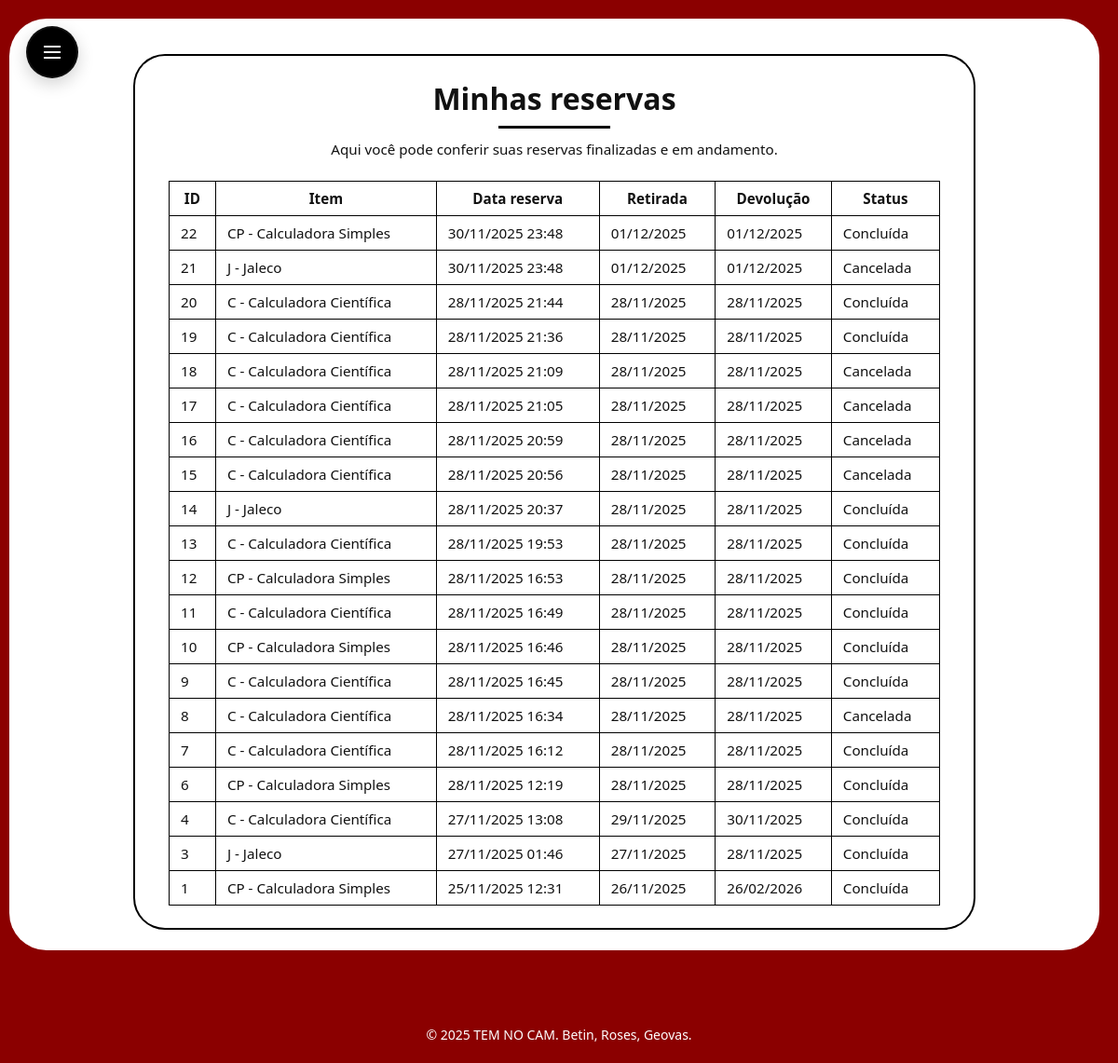
The app's page /reservas/ (signed in), older data.
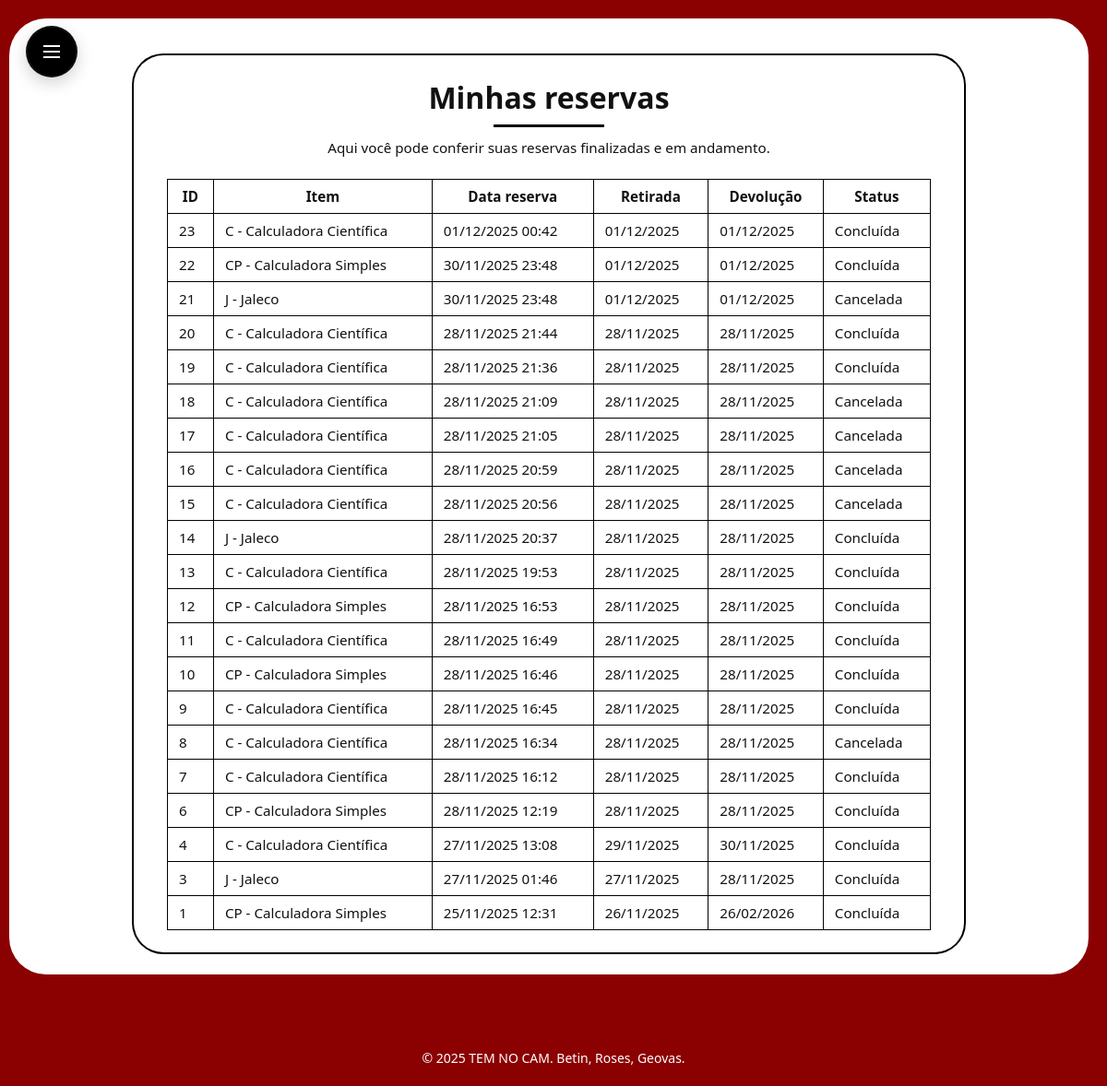
The same page, newer data.
### core/models.py (models this page shows, shortened)
class Reserva(models.Model):
    class Status(models.TextChoices):
        PENDENTE = 'Pendente', 'Pendente'
        CONFIRMADO = 'Confirmado', 'Confirmado'
        CANCELADA = 'Cancelada', 'Cancelada'
        CONCLUIDA = 'Concluida', 'Concluída'
    usuario = models.ForeignKey(
        Usuario,
        on_delete=models.CASCADE,
        related_name='reservas',
        verbose_name='Usuário'
    )
    item = models.ForeignKey(
        Item,
        on_delete=models.CASCADE,
        related_name='reservas',
        verbose_name='Tipo de item'
    )
    exemplar = models.ForeignKey(
        Exemplar,
        on_delete=models.SET_NULL,
        null=True,
        blank=True,
        related_name='reservas'
    )
    data_reserva = models.DateTimeField(
        auto_now_add=True,
        verbose_name='Data da reserva'
    )
    data_retirada = models.DateField(
        verbose_name='Data prevista para retirada'
    )
    data_devolucao = models.DateField(
        verbose_name='Data prevista para devolução'
    )
    status = models.CharField(
        max_length=20,
        choices=Status.choices,
        default=Status.PENDENTE,
        verbose_name='Status'
    )
    observacoes = models.TextField(
        blank=True,
        verbose_name='Observações',
        help_text='Comentários sobre esta reserva (motivo, situação específica etc.).'
    )
    cancelada_em = models.DateTimeField(
        null=True,
        blank=True,
        verbose_name='Data/hora do cancelamento'
    )
    motivo_cancelamento = models.CharField(
        max_length=255,
        blank=True,
        verbose_name='Motivo do cancelamento',
        help_text='Ex.: cancelada pelo aluno, não retirada em 24h, item indisponível, etc.'
    )
    cancelamento_automatico = models.BooleanField(
        default=False,
        verbose_name='Cancelamento automático'
    )
    usuario_cancelou = models.ForeignKey(
        Usuario,
        on_delete=models.SET_NULL,
        null=True,
        blank=True,
        related_name='reservas_canceladas',
        verbose_name='Quem cancelou'
    )
    usuario_confirmou_retirada = models.ForeignKey(
        Usuario,
        on_delete=models.SET_NULL,
        null=True,
        blank=True,
        related_name='reservas_confirmadas_retirada',
        verbose_name='Quem confirmou a retirada'
    )
    data_confirmou_retirada = models.DateTimeField(
        null=True,
        blank=True,
        verbose_name='Data/hora que confirmou a retirada'
    )
    usuario_confirmou_devolucao = models.ForeignKey(
        Usuario,
        on_delete=models.SET_NULL,
        null=True,
        blank=True,
        related_name='reservas_confirmadas_devolucao',
        verbose_name='Quem confirmou a devolução'
    )
    data_confirmou_devolucao = models.DateTimeField(
        null=True,
        blank=True,
        verbose_name='Data/hora que confirmou a devolução'
    )

class Item(models.Model):
    nome = models.CharField(
        max_length=255,
        verbose_name='Nome do tipo de item'
    )
    codigo_tipo = models.CharField(
        max_length=20,
        unique=True,
        verbose_name='Código do tipo',
    )
    descricao = models.TextField(
        blank=True,
        verbose_name='Descrição',
        help_text='Detalhes do item (tamanho, uso, observações gerais).'
    )
    imagem = models.ImageField(
        upload_to='itens/',
        blank=True,
        null=True,
        verbose_name='Imagem do item'
    )
    def __str__(self):
        return f'{self.codigo_tipo} - {self.nome}'

### core/views.py (the view)
# urls.py: path('reservas/', views.historico_reservas, name='historico_reservas'),
@login_required
def historico_reservas(request):
    reservas = (Reserva.objects
                .filter(usuario=request.user)
                .select_related('item')
                .order_by('-data_reserva'))
    return render(request, 'core/historico_reservas.html', {'reservas': reservas})

### core/templates/core/historico_reservas.html (shortened to what this page needs)
{% extends "core/base.html" %}
{% block content %}
<div class="reservas-wrapper">
    <div class="reservas-card">
        <h1 class="reservas-title">Minhas reservas</h1>
        <div class="reservas-subtitle">
            Aqui você pode conferir suas reservas finalizadas e em andamento.
        </div>
        <div class="reservas-table-wrapper">
            <table class="reservas-table">
                <thead>
                    <tr>
                        <th>ID</th>
                        <th>Item</th>
                        <th>Data reserva</th>
                        <th>Retirada</th>
                        <th>Devolução</th>
                        <th>Status</th>
                    </tr>
                </thead>
                <tbody>
                    {% for reserva in reservas %}
                        <tr>
                            <td>{{ reserva.id }}</td>
                            <td>{{ reserva.item }}</td>
                            <td>{{ reserva.data_reserva|date:"d/m/Y H:i" }}</td>
                            <td>{{ reserva.data_retirada|date:"d/m/Y" }}</td>
                            <td>{{ reserva.data_devolucao|date:"d/m/Y" }}</td>
                            <td>
                                {{ reserva.get_status_display }}
                            </td>
                        </tr>
                    {% endfor %}
                </tbody>
            </table>
        </div>
    </div>
</div>
{% endblock %}

Row changes from the older to the newer data that the page shows:
added Reserva: id "23", item "C - Calculadora Científica", data_reserva "01/12/2025 00:42", data_retirada "01/12/2025", data_devolucao "01/12/2025", status "Concluída"
